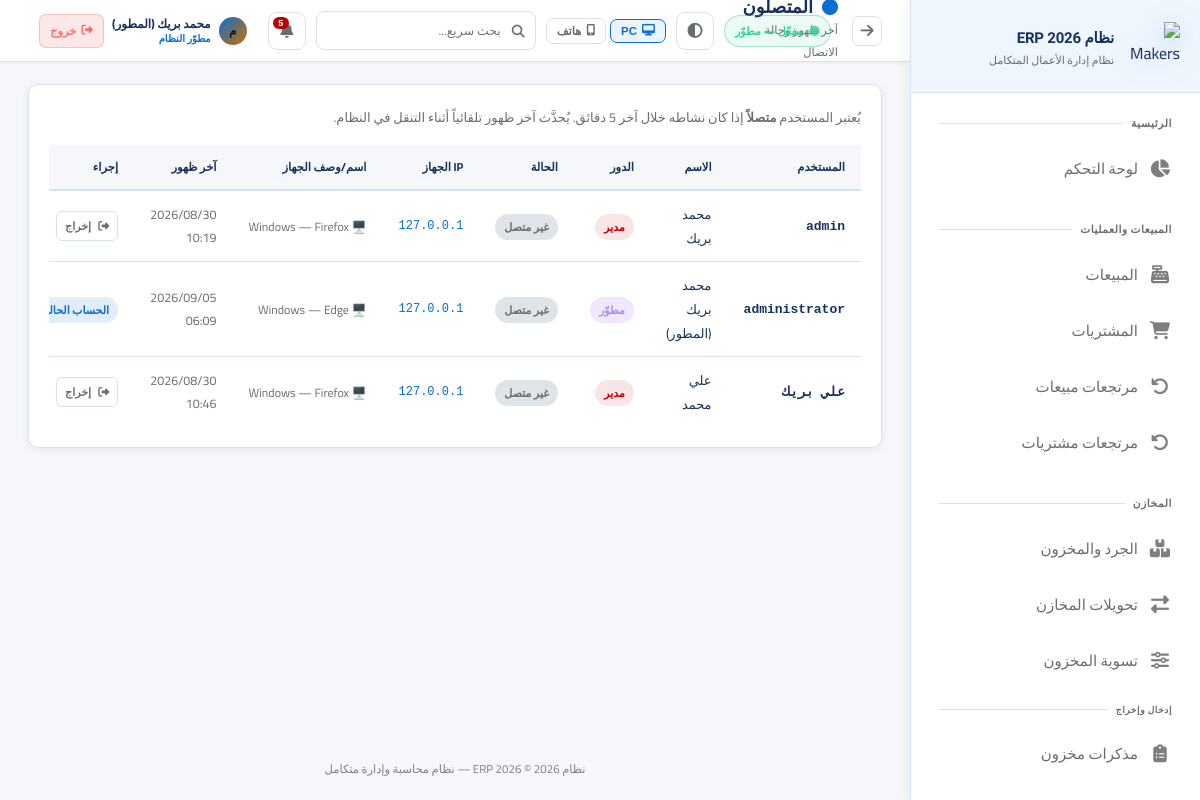
The page /settings/connected-users (signed in) on the database its author committed.
### app.py (models this page shows, shortened)
class AppSetting(db.Model):
    id = db.Column(db.Integer, primary_key=True)
    key = db.Column(db.String(80), unique=True, nullable=False)
    value = db.Column(db.Text)

class User(UserMixin, db.Model):
    id = db.Column(db.Integer, primary_key=True)
    username = db.Column(db.String(80), unique=True, nullable=False)
    password_hash = db.Column(db.String(256))
    full_name = db.Column(db.String(120))
    role = db.Column(db.String(20), default='user')  # developer, admin, manager, user
    branch_id = db.Column(db.Integer, db.ForeignKey('branch.id'))
    is_active = db.Column(db.Boolean, default=True)
    created_at = db.Column(db.DateTime, default=datetime.utcnow)
    last_seen = db.Column(db.DateTime, nullable=True)
    last_ip = db.Column(db.String(64), nullable=True)
    last_user_agent = db.Column(db.String(256), nullable=True)
    permissions = db.Column(db.Text)  # JSON list of permission keys; empty = استخدام صلاحيات الدور

### app.py (the view)
@app.route('/settings/connected-users')
@login_required
def connected_users_page():
    if not user_can(current_user, 'connected_users'):
        flash('لا صلاحية لعرض المتصلين', 'error')
        return redirect(safe_home_url_for(current_user))
    online_before = datetime.utcnow() - timedelta(minutes=5)
    q = User.query
    if current_user.role != 'developer':
        q = q.filter(User.role != 'developer')
    users_list = q.order_by(User.username).all()
    return render_template('connected_users.html', users_list=users_list, online_before=online_before)

### templates/connected_users.html (shortened to what this page needs)
{% extends 'base.html' %}
{% set block_icon = 'fas fa-circle' %}
{% block breadcrumb %}آخر ظهور وحالة الاتصال{% endblock %}
{% block content %}
<div class="card"><div class="card-body">
    <p style="color:var(--text-muted);font-size:13px;margin-bottom:16px;">
        يُعتبر المستخدم <strong>متصلاً</strong> إذا كان نشاطه خلال آخر 5 دقائق. يُحدَّث آخر ظهور تلقائياً أثناء التنقل في النظام.
    </p>
    <div class="table-container"><table>
        <thead><tr>
            <th>المستخدم</th>
            <th>الاسم</th>
            <th>الدور</th>
            <th>الحالة</th>
            <th>IP الجهاز</th>
            <th>اسم/وصف الجهاز</th>
            <th>آخر ظهور</th>
            <th>إجراء</th>
        </tr></thead>
        <tbody>
            {% for u in users_list %}
            <tr>
                <td style="font-weight:600;font-family:monospace;">{{ u.username }}</td>
                <td>{{ u.full_name or '—' }}</td>
                <td>
                    {% if u.role == 'developer' %}<span class="badge badge-purple">مطوّر</span>
                    {% elif u.role == 'admin' %}<span class="badge badge-danger">مدير</span>
                    {% elif u.role == 'manager' %}<span class="badge badge-warning">مشرف</span>
                    {% else %}<span class="badge badge-info">مستخدم</span>{% endif %}
                </td>
                <td>
                    {% if u.last_seen and u.last_seen >= online_before %}
                    <span class="badge badge-success"><i class="fas fa-circle" style="font-size:8px;"></i> متصل</span>
                    {% else %}
                    <span class="badge badge-secondary">غير متصل</span>
                    {% endif %}
                </td>
                <td style="font-family:monospace;font-size:12px;color:var(--info);">
                    {{ u.last_ip or '—' }}
                </td>
                <td style="font-size:12px;color:var(--text-muted);max-width:200px;overflow:hidden;text-overflow:ellipsis;white-space:nowrap;" title="{{ u.last_user_agent or '' }}">
                    {% if u.last_user_agent %}
                        {% set ua = u.last_user_agent %}
                        {% if 'iPhone' in ua %}📱 iPhone
                        {% elif 'Android' in ua and 'Mobile' in ua %}📱 Android Mobile
                        {% elif 'Android' in ua %}📱 Android Tablet
                        {% elif 'iPad' in ua %}📱 iPad
                        {% elif 'Windows' in ua %}🖥️ Windows
                        {% elif 'Macintosh' in ua or 'Mac OS' in ua %}🖥️ Mac
                        {% elif 'Linux' in ua %}🖥️ Linux
                        {% else %}{{ ua[:40] }}{% endif %}
                        —
                        {% if 'Chrome' in ua and 'Edg' not in ua and 'OPR' not in ua %}Chrome
                        {% elif 'Edg' in ua %}Edge
                        {% elif 'Firefox' in ua %}Firefox
                        {% elif 'Safari' in ua and 'Chrome' not in ua %}Safari
                        {% elif 'OPR' in ua or 'Opera' in ua %}Opera
                        {% else %}متصفح آخر{% endif %}
                    {% else %}—{% endif %}
                </td>
                <td style="color:var(--text-muted);font-size:12.5px;">
                    {% if u.last_seen %}{{ u.last_seen.strftime('%Y/%m/%d %H:%M') }}{% else %}لم يُسجَّل بعد{% endif %}
                </td>
                <td>
                    {% if u.id == current_user.id %}
                    <span class="badge badge-info">الحساب الحالي</span>
                    {% else %}
                        {% set ROLE_RANK = {'developer': 4, 'admin': 3, 'manager': 2, 'user': 1} %}
                        {% set my_rank = ROLE_RANK.get(current_user.role, 1) %}
                        {% set target_rank = ROLE_RANK.get(u.role, 1) %}
                        {% if target_rank < my_rank %}
                        <form method="post" action="{{ url_for('connected_users_force_logout', user_id=u.id) }}" style="display:inline;" onsubmit="return confirm('تأكيد إخراج المستخدم {{ u.username }}؟');">
                            <button type="submit" class="btn btn-outline btn-xs" title="إخراج المستخدم"><i class="fas fa-sign-out-alt"></i> إخراج</button>
                        </form>
                        {% else %}
                        <span class="badge badge-secondary" title="لا صلاحية">—</span>
                        {% endif %}
                    {% endif %}
                </td>
            </tr>
            {% endfor %}
        </tbody>
    </table></div>
</div></div>
{% endblock %}

### templates/base.html (shortened to what this page needs)
<!DOCTYPE html>
<html lang="ar" dir="rtl" data-theme="fiori" data-layout-default="{{ layout_max_width | default('1400px') }}">
<head>
    <link rel="stylesheet" href="https://cdnjs.cloudflare.com/ajax/libs/font-awesome/6.5.0/css/all.min.css">
    <link rel="stylesheet" href="{{ url_for('static', filename='css/style.css') }}">
</head>
<body>
<aside class="sidebar sidebar-enterprise" id="sidebar">
    <div class="sidebar-logo">
        <div class="logo-icon">
            <img src="{{ url_for('static', filename='img/logo-makers-erp-3d.png') }}" alt="Makers ERP">
        </div>
        <div class="logo-text">
            <div class="name">{{ app_brand_title | default('Silsal POS') }}</div>
            <div class="sub">نظام إدارة الأعمال المتكامل</div>
        </div>
    </div>
    <nav class="sidebar-nav" id="sidebarNav" style="display:flex;flex-direction:column;padding-bottom:8px;">
        <div class="nav-section">
            <div class="nav-label">الرئيسية</div>
            {% if can('dashboard') %}
            <a href="{{ url_for('dashboard') }}" class="nav-link {% if request.endpoint=='dashboard' %}active{% endif %}">
                <i class="fas fa-chart-pie"></i><span class="label">لوحة التحكم</span>
            </a>
            {% endif %}
        </div>
        {% if can('sales') or can('purchases') or can('returns') %}
        <div class="nav-section">
            <div class="nav-label">المبيعات والعمليات</div>
            {% if can('sales') %}
            <a href="{{ url_for('sales') }}" class="nav-link {% if 'sale' in (request.endpoint or '') and 'return' not in (request.endpoint or '') and 'report' not in (request.endpoint or '') %}active{% endif %}">
                <i class="fas fa-cash-register"></i><span class="label">المبيعات</span>
            </a>
            {% endif %}
            {% if can('purchases') %}
            <a href="{{ url_for('purchases') }}" class="nav-link {% if 'purchase' in (request.endpoint or '') and 'return' not in (request.endpoint or '') and 'report' not in (request.endpoint or '') %}active{% endif %}">
                <i class="fas fa-shopping-cart"></i><span class="label">المشتريات</span>
            </a>
            {% endif %}
            {% if can('returns') %}
            <a href="{{ url_for('sale_returns') }}" class="nav-link {% if request.endpoint in ['sale_returns','new_sale_return'] %}active{% endif %}">
                <i class="fas fa-undo"></i><span class="label">مرتجعات مبيعات</span>
            </a>
            <a href="{{ url_for('purchase_returns') }}" class="nav-link {% if request.endpoint in ['purchase_returns','new_purchase_return'] %}active{% endif %}">
                <i class="fas fa-undo-alt"></i><span class="label">مرتجعات مشتريات</span>
            </a>
            {% endif %}
        </div>
        {% endif %}
        {% if can('inventory') or can('transfers') or can('adjust_stock') %}
        <div class="nav-section">
            <div class="nav-label">المخازن</div>
            {% if can('inventory') %}
            <a href="{{ url_for('inventory') }}" class="nav-link {% if request.endpoint=='inventory' %}active{% endif %}">
                <i class="fas fa-boxes"></i><span class="label">الجرد والمخزون</span>
            </a>
            {% endif %}
            {% if can('transfers') %}
            <a href="{{ url_for('transfers') }}" class="nav-link {% if 'transfer' in (request.endpoint or '') %}active{% endif %}">
                <i class="fas fa-exchange-alt"></i><span class="label">تحويلات المخازن</span>
            </a>
            {% endif %}
            {% if can('adjust_stock') %}
            <a href="{{ url_for('adjust_stock') }}" class="nav-link {% if request.endpoint=='adjust_stock' %}active{% endif %}">
                <i class="fas fa-sliders-h"></i><span class="label">تسوية المخزون</span>
            </a>
            {% endif %}
            {% if can('inventory') %}
            <div class="nav-label" style="padding-top:10px;font-size:9px;">إدخال وإخراج</div>
            <a href="{{ url_for('inventory_memos_list') }}" class="nav-link ">
                <i class="fas fa-clipboard-list"></i><span class="label">مذكرات مخزون</span>
            </a>
            {% endif %}
        </div>
        {% endif %}
        {% if can('customers') or can('suppliers') or can('employees') %}
        <div class="nav-section">
        </div>
        {% endif %}
    </nav>
</aside>
<main class="main-content">
    <div class="topbar">
        <div style="display:flex;align-items:center;gap:14px;">
            <button type="button" onclick="history.back()" class="icon-btn" title="رجوع" style="font-size:15px;flex-shrink:0;"><i class="fas fa-arrow-right"></i></button>
            <div>
                <div class="page-title"><i class="{{ block_icon | default('fas fa-home') }}"></i>{% block page_title %}الرئيسية{% endblock %}</div>
                <div class="breadcrumb">{% block breadcrumb %}{{ app_brand_title }}{% endblock %}</div>
            </div>
        </div>
        <div class="topbar-right">
            {% if subscription_status %}
            <span class="sub-pill {% if subscription_status.kind in ('developer','permanent') %}ok{% elif subscription_status.kind in ('expired','none') %}bad{% else %}warn{% endif %}" title="حالة الاشتراك / الترخيص">
                <i class="fas fa-certificate" style="margin-left:6px;opacity:.85;"></i>{{ subscription_status.line }}
            </span>
            {% endif %}
            <button type="button" class="theme-toggle" onclick="erpToggleTheme()" title="تبديل الثيم (Fiori / فاتح / داكن)"><i class="fas fa-adjust"></i></button>
            <div class="erp-device-layout-tools" style="display:flex;align-items:center;gap:4px;flex-shrink:0;" title="وضع العرض — يُحفظ على هذا الجهاز فقط">
                <button type="button" id="btnLayoutPC" onclick="erpSetLayout('pc')" title="عرض PC"
                    style="display:flex;align-items:center;gap:5px;padding:5px 10px;border-radius:7px;font-size:11.5px;font-weight:700;
                           border:1px solid var(--border);background:transparent;color:var(--text-muted);cursor:pointer;transition:all .18s;">
                    <i class="fas fa-desktop"></i> PC
                </button>
                <button type="button" id="btnLayoutPhone" onclick="erpSetLayout('phone')" title="عرض هاتف"
                    style="display:flex;align-items:center;gap:5px;padding:5px 10px;border-radius:7px;font-size:11.5px;font-weight:700;
                           border:1px solid var(--border);background:transparent;color:var(--text-muted);cursor:pointer;transition:all .18s;">
                    <i class="fas fa-mobile-alt"></i> هاتف
                </button>
            </div>
            <div style="position:relative;" id="globalSearchWrapper">
                <div style="position:relative;">
                    <i class="fas fa-search" style="position:absolute;right:11px;top:50%;transform:translateY(-50%);color:var(--text-muted);font-size:13px;pointer-events:none;"></i>
                    <input type="text" id="globalSearchInput" placeholder="بحث سريع..." autocomplete="off"
                        style="width:220px;padding:7px 34px 7px 12px;background:rgba(255,255,255,.04);border:1px solid var(--border);
                               border-radius:8px;color:var(--text);font-family:Cairo,sans-serif;font-size:12.5px;transition:all .2s;"
                        onfocus="this.style.borderColor='var(--accent)';this.style.width='280px'"
                        onblur="setTimeout(()=>{this.style.borderColor='';this.style.width='220px';closeGlobalSearch()},200)">
                </div>
            </div>
            <div style="position:relative;" id="notifWrapper">
                <button class="notif-btn" onclick="toggleNotif()" title="الإشعارات">
                    <i class="fas fa-bell"></i>
                    <span class="notif-count" id="notifCount"></span>
                </button>
            </div>
            <div style="display:flex;align-items:center;gap:8px;padding:4px 10px;border-radius:10px;
                        background:rgba(255,255,255,.05);border:1px solid rgba(255,255,255,.09);
                        backdrop-filter:blur(12px);-webkit-backdrop-filter:blur(12px);flex-shrink:0;">
                <div style="width:28px;height:28px;border-radius:50%;background:linear-gradient(135deg,var(--accent),#c97000);
                            display:flex;align-items:center;justify-content:center;font-size:12px;font-weight:800;color:#0f1422;flex-shrink:0;">
                    {{ (current_user.full_name or current_user.username)[0] }}
                </div>
                <div style="line-height:1.3;min-width:0;">
                    <div style="font-size:12px;font-weight:700;color:var(--text);white-space:nowrap;overflow:hidden;text-overflow:ellipsis;max-width:100px;">
                        {{ current_user.full_name or current_user.username }}
                    </div>
                    <div style="font-size:10px;color:var(--accent);font-weight:600;">
                        {% if current_user.role=='developer' %}مطوّر النظام
                        {% elif current_user.role=='admin' %}مدير النظام
                        {% elif current_user.role=='manager' %}مشرف
                        {% else %}مستخدم{% endif %}
                    </div>
                </div>
                <a href="{{ url_for('logout') }}" title="تسجيل الخروج"
                   style="display:flex;align-items:center;gap:5px;padding:5px 10px;border-radius:7px;
                          background:rgba(239,68,68,.12);border:1px solid rgba(239,68,68,.25);
                          color:#f87171;font-size:11.5px;font-weight:700;text-decoration:none;white-space:nowrap;
                          transition:all .18s;flex-shrink:0;"
                   onmouseover="this.style.background='rgba(239,68,68,.22)';this.style.borderColor='rgba(239,68,68,.5)'"
                   onmouseout="this.style.background='rgba(239,68,68,.12)';this.style.borderColor='rgba(239,68,68,.25)'">
                    <i class="fas fa-sign-out-alt"></i> خروج
                </a>
            </div>
        </div>
    </div>
    <div class="content fade-in">
        {% block content %}{% endblock %}
    </div>
    <div class="app-footer-note">{{ app_brand_title }} © 2026 — نظام محاسبة وإدارة متكامل</div>
</main>
</body>
</html>

### rows shown on the page
AppSetting: value "نظام ERP 2026"
User: full_name "م", full_name "محمد بريك (المطور)", username "administrator", role "مطوّر", shows "غير متصل", last_ip "127.0.0.1", shows "🖥️ Windows", shows "Edge", last_seen "2026/09/05 06:09", shows "الحساب…"
User: username "admin", full_name "محمد بريك", role "مدير", shows "غير متصل", last_ip "127.0.0.1", shows "🖥️ Windows", shows "Firefox", last_seen "2026/08/30 10:19"
User: username "علي بريك", full_name "علي محمد", role "مدير", shows "غير متصل", last_ip "127.0.0.1", shows "🖥️ Windows", shows "Firefox", last_seen "2026/08/30 10:46"

### other values the page prints
{{ subscription_status.line }} "مفعّل — مطوّر"
